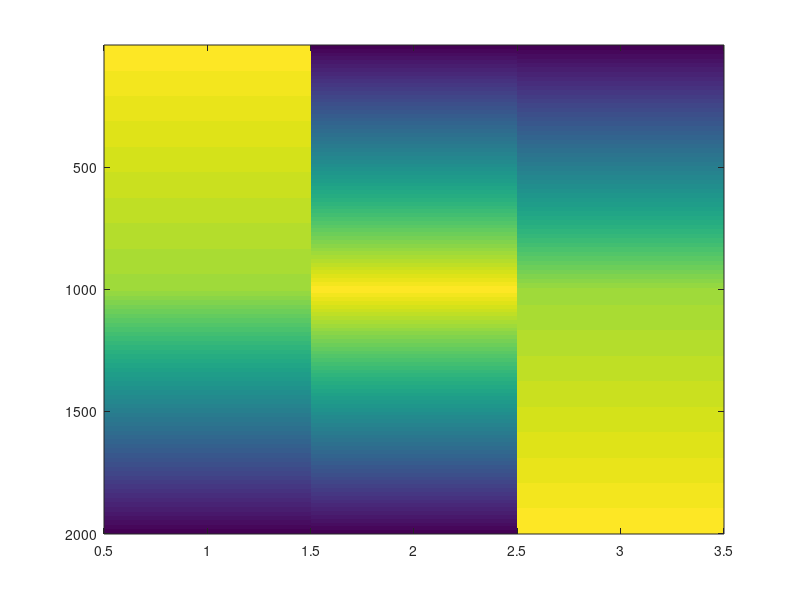

Source code (MATLAB):
% create colormap

a = zeros(2001,3);
a(:,:)=NaN;
a(1,:) = [1 0 0];
a(1001,:) = [0.85 1 0.85];
a(2001,:) = [0 0 1];
a = fillmissing(a,'linear',1);
close all;
imagesc(a);
dlmwrite('srgb.map',a);
dlmwrite('seismic.map',a);


